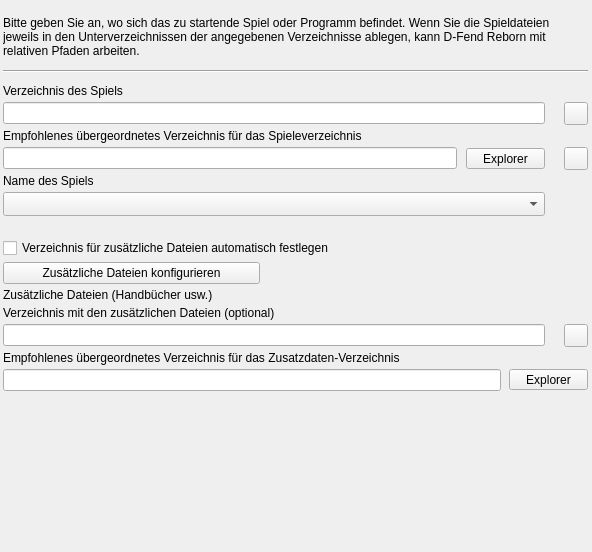
<?xml version="1.0" encoding="UTF-8"?>
<ui version="4.0">
  <class>WizardScummVMFrame</class>
  <widget class="QWidget" name="WizardScummVMFrame">
    <property name="geometry"><rect><x>0</x><y>0</y><width>592</width><height>552</height></rect></property>
    <property name="vclDesignWidth" stdset="0"><number>592</number></property>
    <property name="vclDesignHeight" stdset="0"><number>552</number></property>
    <layout class="QGridLayout" name="WizardScummVMFrame_Layout" columnstretch="0,1,0,0,0">
      <property name="leftMargin"><number>3</number></property>
      <property name="topMargin"><number>16</number></property>
      <property name="rightMargin"><number>4</number></property>
      <property name="bottomMargin"><number>8</number></property>
      <property name="horizontalSpacing"><number>8</number></property>
      <property name="verticalSpacing"><number>4</number></property>
      <item row="0" column="0" colspan="5">
        <widget class="QLabel" name="InfoLabel">
          <property name="text"><string>Bitte geben Sie an, wo sich das zu startende Spiel oder Programm befindet. Wenn Sie die Spieldateien jeweils in den Unterverzeichnissen der angegebenen Verzeichnisse ablegen, kann D-Fend Reborn mit relativen Pfaden arbeiten.</string></property>
          <property name="textFormat"><enum>Qt::PlainText</enum></property>
          <property name="wordWrap"><bool>true</bool></property>
          <property name="alignment"><set>Qt::AlignLeft|Qt::AlignTop</set></property>
        </widget>
      </item>
      <item row="1" column="0" colspan="5">
        <widget class="QFrame" name="Bevel">
          <property name="frameShape"><enum>QFrame::HLine</enum></property>
          <property name="frameShadow"><enum>QFrame::Sunken</enum></property>
          <property name="vclClass" stdset="0"><string notr="true">TBevel</string></property>
          <property name="minimumSize"><size><width>0</width><height>18</height></size></property>
        </widget>
      </item>
      <item row="2" column="0" colspan="2">
        <widget class="QLabel" name="ProgramEdit_EditLabel">
          <property name="text"><string>Verzeichnis des Spiels</string></property>
          <property name="textFormat"><enum>Qt::PlainText</enum></property>
          <property name="vclFocusControl" stdset="0"><string notr="true">ProgramEdit</string></property>
          <property name="vclLabeledEditOf" stdset="0"><string notr="true">ProgramEdit</string></property>
        </widget>
      </item>
      <item row="3" column="0" colspan="4">
        <widget class="QLineEdit" name="ProgramEdit">
      </widget>
      </item>
      <item row="3" column="4" alignment="Qt::AlignRight">
        <widget class="QToolButton" name="ProgramButton">
          <property name="tag" stdset="0"><number>1</number></property>
          <property name="icon"><iconset resource="../../resources/dfend.qrc"><normaloff>:/glyphs/f94df2c8efcaad41.png</normaloff></iconset></property>
          <property name="iconSize"><size><width>16</width><height>16</height></size></property>
          <property name="minimumSize"><size><width>23</width><height>0</height></size></property>
        </widget>
      </item>
      <item row="4" column="0" colspan="2">
        <widget class="QLabel" name="GamesFolderEdit_EditLabel">
          <property name="text"><string>Empfohlenes übergeordnetes Verzeichnis für das Spieleverzeichnis</string></property>
          <property name="textFormat"><enum>Qt::PlainText</enum></property>
          <property name="vclFocusControl" stdset="0"><string notr="true">GamesFolderEdit</string></property>
          <property name="vclLabeledEditOf" stdset="0"><string notr="true">GamesFolderEdit</string></property>
        </widget>
      </item>
      <item row="5" column="0" colspan="2">
        <widget class="QLineEdit" name="GamesFolderEdit">
          <property name="readOnly"><bool>true</bool></property>
        </widget>
      </item>
      <item row="5" column="2" colspan="2" alignment="Qt::AlignRight">
        <widget class="QToolButton" name="GamesFolderButton">
          <property name="text"><string>Explorer</string></property>
          <property name="icon"><iconset resource="../../resources/dfend.qrc"><normaloff>:/glyphs/f94df2c8efcaad41.png</normaloff></iconset></property>
          <property name="iconSize"><size><width>16</width><height>16</height></size></property>
          <property name="toolButtonStyle"><enum>Qt::ToolButtonTextBesideIcon</enum></property>
          <property name="minimumSize"><size><width>79</width><height>0</height></size></property>
        </widget>
      </item>
      <item row="5" column="4" alignment="Qt::AlignRight">
        <widget class="QToolButton" name="FolderInfoButton">
          <property name="icon"><iconset resource="../../resources/dfend.qrc"><normaloff>:/glyphs/9d4f31912d33ff58.png</normaloff></iconset></property>
          <property name="iconSize"><size><width>16</width><height>16</height></size></property>
          <property name="minimumSize"><size><width>23</width><height>0</height></size></property>
        </widget>
      </item>
      <item row="6" column="0" colspan="2">
        <widget class="QLabel" name="GameNameLabel">
          <property name="text"><string>Name des Spiels</string></property>
          <property name="textFormat"><enum>Qt::PlainText</enum></property>
          <property name="alignment"><set>Qt::AlignLeft|Qt::AlignTop</set></property>
        </widget>
      </item>
      <item row="7" column="0" colspan="4">
        <widget class="QComboBox" name="GameNameComboBox">
          <property name="editable"><bool>false</bool></property>
          <property name="maxVisibleItems"><number>8</number></property>
          <property name="sizeAdjustPolicy"><enum>QComboBox::AdjustToMinimumContentsLengthWithIcon</enum></property>
          <property name="minimumContentsLength"><number>10</number></property>
        </widget>
      </item>
      <item row="8" column="0" colspan="5">
        <widget class="QLabel" name="DetectInfoLabel">
          <property name="text"><string notr="true"/></property>
          <property name="textFormat"><enum>Qt::PlainText</enum></property>
          <property name="wordWrap"><bool>true</bool></property>
        </widget>
      </item>
      <item row="9" column="0" colspan="5">
        <widget class="QCheckBox" name="DataFolderAutomaticCheckBox">
          <property name="text"><string>Verzeichnis für zusätzliche Dateien automatisch festlegen</string></property>
        </widget>
      </item>
      <item row="10" column="0" alignment="Qt::AlignLeft">
        <widget class="QPushButton" name="DataFolderShowButton">
          <property name="text"><string>Zusätzliche Dateien konfigurieren</string></property>
          <property name="icon"><iconset resource="../../resources/dfend.qrc"><normaloff>:/glyphs/1caf3e36d49c7929.png</normaloff></iconset></property>
          <property name="autoDefault"><bool>false</bool></property>
          <property name="vclOnClick" stdset="0"><string notr="true">DataFolderShowButtonClick</string></property>
          <property name="minimumSize"><size><width>257</width><height>0</height></size></property>
        </widget>
      </item>
      <item row="11" column="0" colspan="2">
        <widget class="QLabel" name="BaseInfoLabel3">
          <property name="visible"><bool>false</bool></property>
          <property name="text"><string>Zusätzliche Dateien (Handbücher usw.)</string></property>
          <property name="textFormat"><enum>Qt::PlainText</enum></property>
          <property name="alignment"><set>Qt::AlignLeft|Qt::AlignTop</set></property>
        </widget>
      </item>
      <item row="12" column="0" colspan="2">
        <widget class="QLabel" name="DataFolderEdit_EditLabel">
          <property name="text"><string>Verzeichnis mit den zusätzlichen Dateien (optional)</string></property>
          <property name="textFormat"><enum>Qt::PlainText</enum></property>
          <property name="vclFocusControl" stdset="0"><string notr="true">DataFolderEdit</string></property>
          <property name="vclLabeledEditOf" stdset="0"><string notr="true">DataFolderEdit</string></property>
          <property name="visible"><bool>false</bool></property>
        </widget>
      </item>
      <item row="13" column="0" colspan="4">
        <widget class="QLineEdit" name="DataFolderEdit">
          <property name="visible"><bool>false</bool></property>
        </widget>
      </item>
      <item row="13" column="4" alignment="Qt::AlignRight">
        <widget class="QToolButton" name="DataFolderButton">
          <property name="visible"><bool>false</bool></property>
          <property name="tag" stdset="0"><number>3</number></property>
          <property name="icon"><iconset resource="../../resources/dfend.qrc"><normaloff>:/glyphs/f94df2c8efcaad41.png</normaloff></iconset></property>
          <property name="iconSize"><size><width>16</width><height>16</height></size></property>
          <property name="minimumSize"><size><width>23</width><height>0</height></size></property>
        </widget>
      </item>
      <item row="14" column="0" colspan="2">
        <widget class="QLabel" name="BaseDataFolderEdit_EditLabel">
          <property name="text"><string>Empfohlenes übergeordnetes Verzeichnis für das Zusatzdaten-Verzeichnis</string></property>
          <property name="textFormat"><enum>Qt::PlainText</enum></property>
          <property name="vclFocusControl" stdset="0"><string notr="true">BaseDataFolderEdit</string></property>
          <property name="vclLabeledEditOf" stdset="0"><string notr="true">BaseDataFolderEdit</string></property>
          <property name="visible"><bool>false</bool></property>
        </widget>
      </item>
      <item row="15" column="0" colspan="3">
        <widget class="QLineEdit" name="BaseDataFolderEdit">
          <property name="visible"><bool>false</bool></property>
          <property name="readOnly"><bool>true</bool></property>
        </widget>
      </item>
      <item row="15" column="3" colspan="2" alignment="Qt::AlignRight">
        <widget class="QToolButton" name="BaseDataFolderButton">
          <property name="visible"><bool>false</bool></property>
          <property name="tag" stdset="0"><number>2</number></property>
          <property name="text"><string>Explorer</string></property>
          <property name="icon"><iconset resource="../../resources/dfend.qrc"><normaloff>:/glyphs/f94df2c8efcaad41.png</normaloff></iconset></property>
          <property name="iconSize"><size><width>16</width><height>16</height></size></property>
          <property name="toolButtonStyle"><enum>Qt::ToolButtonTextBesideIcon</enum></property>
          <property name="minimumSize"><size><width>79</width><height>0</height></size></property>
        </widget>
      </item>
      <item row="0" column="1">
        <spacer name="WizardScummVMFrame_Layout_HFill">
          <property name="orientation"><enum>Qt::Horizontal</enum></property>
          <property name="sizeHint" stdset="0"><size><width>0</width><height>0</height></size></property>
        </spacer>
      </item>
      <item row="16" column="0">
        <spacer name="WizardScummVMFrame_VFill">
          <property name="orientation"><enum>Qt::Vertical</enum></property>
          <property name="sizeHint" stdset="0"><size><width>0</width><height>0</height></size></property>
        </spacer>
      </item>
    </layout>
  </widget>
  <tabstops>
    <tabstop>ProgramEdit</tabstop>
    <tabstop>GamesFolderEdit</tabstop>
    <tabstop>DataFolderAutomaticCheckBox</tabstop>
    <tabstop>DataFolderShowButton</tabstop>
    <tabstop>DataFolderEdit</tabstop>
    <tabstop>BaseDataFolderEdit</tabstop>
    <tabstop>GameNameComboBox</tabstop>
  </tabstops>
  <resources>
    <include location="../../resources/dfend.qrc" />
  </resources>
  <connections />
</ui>
